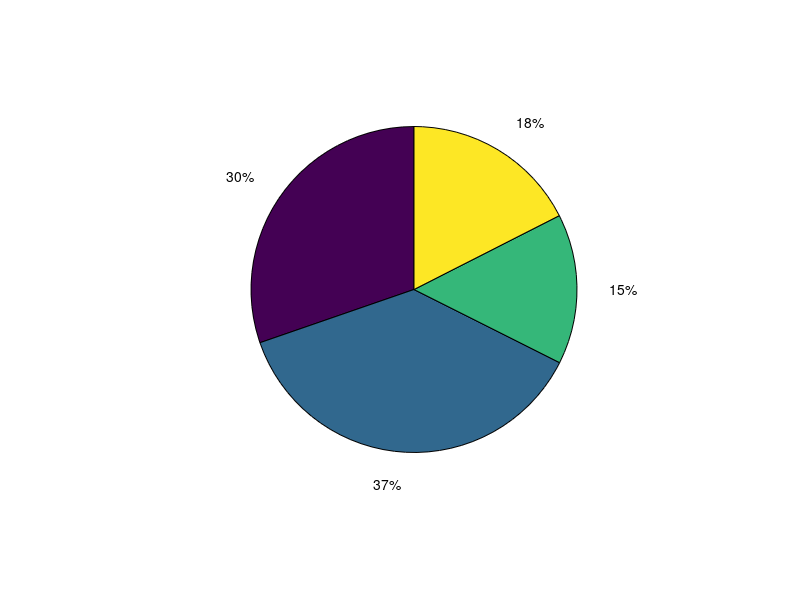

Write the MATLAB code that produced this figure.
%% Plot household and building sizes

% clear

% Residential building sizes
% hs = load('check_bld_size_w_coords.txt');
%  
% ind = find(hs(:,2)<3);
% scatter(hs(ind,3), hs(ind,4), 16, [59/255, 166/255, 26/255], 'filled' )
% hold on
% 
% ind = find(hs(:,2)>=3 & hs(:,2)<10);
% scatter(hs(ind,3), hs(ind,4), 16, [129/255, 222/255, 36/255], 'filled')
% 
% ind = find(hs(:,2)>=10 & hs(:,2)<50);
% scatter(hs(ind,3), hs(ind,4), 16, [243/255, 221/255, 18/255],'filled')
% hold on
% 
% ind = find(hs(:,2)>=50 & hs(:,2)<100);
% scatter(hs(ind,3), hs(ind,4), 16, [255/255, 153/255, 0/255], 'filled')
%  
% ind = find(hs(:,2)>=100);
% scatter(hs(ind,3), hs(ind,4), 16, [203/255, 45/255, 6/255],'filled')
% 
% legend('<3', '3-10', '10-50', '50-100', '100+')
% daspect([1 1 1])

% Household size - pie chart
hs = load('check_household_size.txt');
h_sizes = unique(hs(7:end, 2))
hs = hs(7:end, :);
 
prct_uq = zeros(size(h_sizes));
for i=1:length(h_sizes)
     ind = find(hs(:,2) == h_sizes(i));
     prct_uq(i) = length(ind)/length(hs(:,1))*100;
end
% This should give first 3 by size in h_sizes + sum of all the remaining
prct_adjusted = [prct_uq(1), prct_uq(2), prct_uq(3), sum(prct_uq(4:end))]
pie(prct_adjusted)
